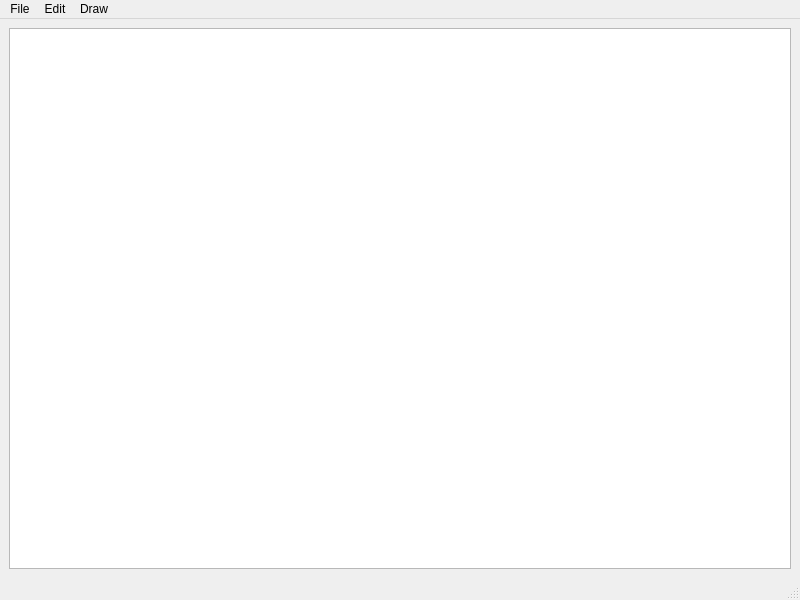
<?xml version="1.0" encoding="UTF-8"?>
<ui version="4.0">
 <class>MainWindow</class>
 <widget class="QMainWindow" name="MainWindow">
  <property name="geometry">
   <rect>
    <x>0</x>
    <y>0</y>
    <width>800</width>
    <height>600</height>
   </rect>
  </property>
  <property name="windowTitle">
   <string>Sketcher</string>
  </property>
  <widget class="QWidget" name="centralwidget">
   <layout class="QVBoxLayout" name="verticalLayout">
    <item>
     <widget class="QGraphicsView" name="graphicsView"/>
    </item>
   </layout>
  </widget>

  <!-- Menu Bar -->
  <widget class="QMenuBar" name="menubar">
   <property name="geometry">
    <rect>
     <x>0</x>
     <y>0</y>
     <width>800</width>
     <height>21</height>
    </rect>
   </property>

   <!-- File Menu -->
   <widget class="QMenu" name="menuFile">
    <property name="title">
     <string>File</string>
    </property>
    <addaction name="actionNew"/>
    <addaction name="actionOpen"/>
    <addaction name="actionSave"/>
    <addaction name="actionExit"/>
   </widget>

   <!-- Edit Menu -->
   <widget class="QMenu" name="menuEdit">
    <property name="title">
     <string>Edit</string>
    </property>
    <addaction name="actionUndo"/>
    <addaction name="actionRedo"/>
    <addaction name="actionClear"/>
   </widget>

   <!-- Draw Menu -->
   <widget class="QMenu" name="menuDraw">
    <property name="title">
     <string>Draw</string>
    </property>
    <addaction name="actionLine"/>
    <addaction name="actionCircle"/>
   </widget>

   <addaction name="menuFile"/>
   <addaction name="menuEdit"/>
   <addaction name="menuDraw"/>
  </widget>

  <widget class="QStatusBar" name="statusbar"/>

  <!-- Actions -->
  <action name="actionNew">
   <property name="text">
    <string>New</string>
   </property>
  </action>

  <action name="actionOpen">
   <property name="text">
    <string>Open</string>
   </property>
  </action>

  <action name="actionSave">
   <property name="text">
    <string>Save</string>
   </property>
  </action>

  <action name="actionExit">
   <property name="text">
    <string>Exit</string>
   </property>
  </action>

  <action name="actionUndo">
   <property name="text">
    <string>Undo</string>
   </property>
  </action>

  <action name="actionRedo">
   <property name="text">
    <string>Redo</string>
   </property>
  </action>

  <action name="actionClear">
   <property name="text">
    <string>Clear</string>
   </property>
  </action>

  <!-- Actions for Drawing -->
  <action name="actionLine">
   <property name="text">
    <string>Draw Line</string>
   </property>
  </action>

  <action name="actionCircle">
   <property name="text">
    <string>Draw Circle</string>
   </property>
  </action>

 </widget>
 <resources/>
 <connections/>
</ui>
